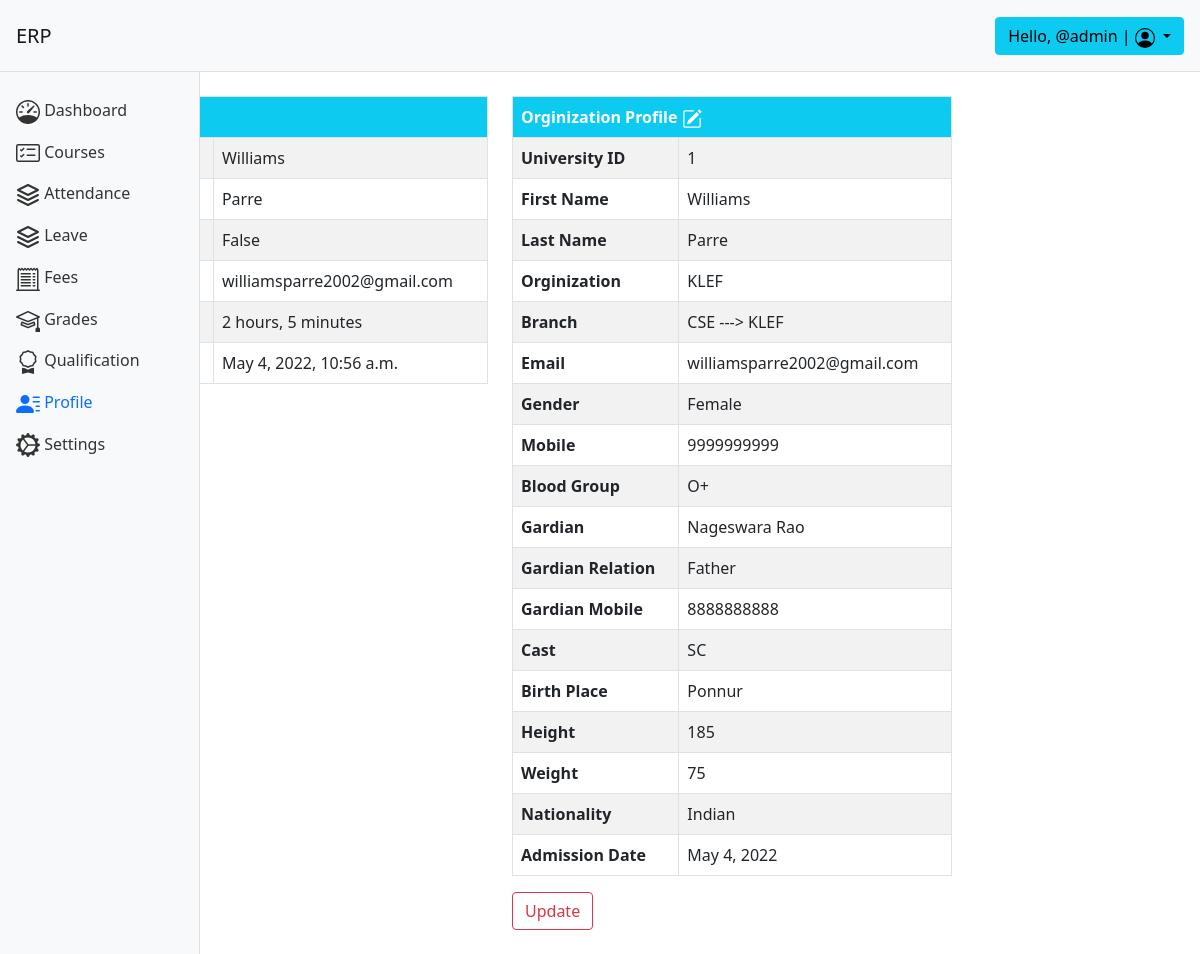
The page /user/profile/2/ (signed in) on the database its author committed.
### base/models.py (models this page shows, shortened)
class Student(models.Model):
    orginization = models.OneToOneField(Orginization, on_delete=models.CASCADE)
    branch = models.ForeignKey(
        Branch, on_delete=models.CASCADE)
    user = models.OneToOneField(User, on_delete=models.CASCADE)
    first_name = models.CharField(max_length=200)
    last_name = models.CharField(max_length=200)
    u_id = models.BigIntegerField()
    email = models.EmailField()
    gender = models.CharField(max_length=10, choices=[(
        'Male', 'Male'), ('Female', 'Female'), ('Others', 'Others')])
    profile_pic = models.ImageField(upload_to='base/templates/', blank=True)
    mobile = models.BigIntegerField()
    blood = models.CharField(max_length=5)
    parent_name = models.CharField(max_length=200)
    parent_mobile = models.BigIntegerField()
    relation = models.CharField(max_length=200)
    cast = models.CharField(max_length=20)
    birth_place = models.CharField(max_length=20)
    height = models.IntegerField()
    weight = models.IntegerField()
    nationality = models.CharField(max_length=40)
    admission_date = models.DateField()

class Orginization(models.Model):
    orginization_name = models.CharField(max_length=200, unique=True)
    owner = models.OneToOneField(
        User, on_delete=models.CASCADE, unique=True)
    email = models.EmailField(unique=True)
    def __str__(self):
        return self.orginization_name

class Branch(models.Model):
    orginization = models.OneToOneField(Orginization, on_delete=models.CASCADE)
    name = models.CharField(max_length=200)
    def __str__(self):
        return self.name+' ---> '+str(self.orginization)

### base/views.py (the view)
# urls.py: path('profile/<str:pk>/', views.user_profile, name='profile'),
@login_required(login_url='login')
def user_profile(request, pk):
    user = User.objects.get(id=pk)
    group = user.groups.all()[0].name
    print(group)
    profile = ''
    if group == 'admin':
        print('Hi you are admin')
    elif group == 'lecturer':
        if Lecturer.objects.all().count() > 0:
            profile = Lecturer.objects.get(user=user.id)
    elif group == 'student':
        if Student.objects.all().count() > 0:
            profile = Student.objects.get(user=user.id)
    elif group == 'non_teaching':
        profile = NonTeaching.objects.get(user=user.id)
    context = {'user': user, 'profile': profile}
    return render(request, 'base/profile.html', context)

### base/templates/base/profile.html (shortened to what this page needs)
{% extends 'base/home.html' %}
{% block content %}
<div class="container">
    <div class="row">
        <div class="col-sm">
            <table class="table  table-striped table-bordered table-hover rounded">
                <thead class="thead-light bg-info text-white">
                    <tr>
                        <th scope="col" colspan="2">User Profile
                            <a href="{% url 'update_profile' %}" style="color: white;align-self:right;">
                            </a>
                        </th>
                    </tr>
                </thead>
                <tbody>
                    <tr>
                        <th scope="row">First Name</th>
                        <td>{{user.first_name}}</td>
                    </tr>
                    <tr>
                        <th scope="row">Last Name</th>
                        <td>{{user.last_name}}</td>
                    </tr>
                    <tr>
                        <th scope="row">Staff</th>
                        <td>{{user.is_staff}}</td>
                    </tr>
                    <tr>
                        <th scope="row">Email</th>
                        <td>{{user.email}}</td>
                    </tr>
                    <tr>
                        <th scope="row">Last Login</th>
                        <td>{{user.last_login|timesince}}</td>
                    </tr>
                    <tr>
                        <th scope="row">Account Created</th>
                        <td>{{user.date_joined}}</td>
                    </tr>
                </tbody>
            </table>
            <a class="btn btn-outline-danger" href="{% url 'update_profile' %}">Update</a>
        </div>
        <div class="col-sm">
            <table class="table  table-striped table-bordered table-hover rounded">
                <thead class="thead-light bg-info text-white">
                    <tr>
                        <th scope="col" colspan="2">Orginization Profile
                            <a href="{% url 'update_org_profile' %}" style="color: white;align-self:right;">
                            </a>
                        </th>
                    </tr>
                </thead>
                <tbody>
                    <tr>
                        <th scope="row">University ID</th>
                        <td>{{profile.u_id}}{{profile.e_id}}{{profile.nt_e_id}}</td>
                    </tr>
                    <tr>
                        <th scope="row">First Name</th>
                        <td>{{profile.first_name}}</td>
                    </tr>
                    <tr>
                        <th scope="row">Last Name</th>
                        <td>{{profile.last_name}}</td>
                    </tr>
                    <tr>
                        <th scope="row">Orginization</th>
                        <td>{{profile.orginization}}</td>
                    </tr>
                    <tr>
                        <th scope="row">Branch</th>
                        <td>{{profile.branch}}</td>
                    </tr>
                    <tr>
                        <th scope="row">Email</th>
                        <td>{{profile.email}}</td>
                    </tr>
                    <tr>
                        <th scope="row">Gender</th>
                        <td>{{profile.gender}}</td>
                    </tr>
                    <tr>
                        <th scope="row">Mobile</th>
                        <td>{{profile.mobile}}</td>
                    </tr>
                    <tr>
                        <th scope="row">Blood Group</th>
                        <td>{{profile.blood}}</td>
                    </tr>
                    <tr>
                        <th scope="row">Gardian</th>
                        <td>{{profile.parent_name}}</td>
                    </tr>
                    <tr>
                        <th scope="row">Gardian Relation</th>
                        <td>{{profile.relation}}</td>
                    </tr>
                    <tr>
                        <th scope="row">Gardian Mobile</th>
                        <td>{{profile.parent_mobile}}</td>
                    </tr>
                    <tr>
                        <th scope="row">Cast</th>
                        <td>{{profile.cast}}</td>
                    </tr>
                    <tr>
                        <th scope="row">Birth Place</th>
                        <td>{{profile.birth_place}}</td>
                    </tr>
                    <tr>
                        <th scope="row">Height</th>
                        <td>{{profile.height}}</td>
                    </tr>
                    <tr>
                        <th scope="row">Weight</th>
                        <td>{{profile.weight}}</td>
                    </tr>
                    <tr>
                        <th scope="row">Nationality</th>
                        <td>{{profile.nationality}}</td>
                    </tr>
                    <tr>
                        <th scope="row">Admission Date</th>
                        <td>{{profile.admission_date}}</td>
                    </tr>
                </tbody>
            </table>
            <a class="btn btn-outline-danger" href="{% url 'update_org_profile' %}">Update</a>
        </div>
    </div>
</div>
{% endblock %}

### base/templates/base/home.html (shortened to what this page needs)
<!DOCTYPE html>
<html lang="en">
<head>
    <link rel="stylesheet" href="https://stackpath.bootstrapcdn.com/bootstrap/5.0.0-alpha1/css/bootstrap.min.css"
>
    <link rel="stylesheet" href="https://cdn.jsdelivr.net/chartist.js/latest/chartist.min.css">
</head>
<body>
    <nav class="navbar navbar-light bg-light p-3">
        <div class="d-flex col-12 col-md-3 col-lg-2 mb-2 mb-lg-0 flex-wrap flex-md-nowrap justify-content-between">
            <a class="navbar-brand" href="{% url 'dashboard' %}">
                ERP
            </a>
        </div>
        <div class="col-12 col-md-5 col-lg-8 d-flex align-items-center justify-content-md-end mt-3 mt-md-0">
            <div class="dropdown">
                <button class="btn btn-info dropdown-toggle" type="button" id="dropdownMenuButton"
                    data-toggle="dropdown" aria-expanded="false">
                    Hello, @{{request.user}} |
                </button>
            </div>
        </div>
    </nav>
    <div class="container-fluid">
        <div class="row">
            <nav id="sidebar" class="col-md-3 col-lg-2 d-md-block bg-light sidebar collapse">
                <div class="position-sticky">
                    <ul class="nav flex-column">
                        <li class="nav-item">
                            <a class="nav-link {% if request.path == '/user/dashboard/'%} active {% endif %}"
                                aria-current="page" href="{% url 'dashboard' %}">
                                <span class="ml-2">Dashboard</span>
                            </a>
                        </li>
                        <li class="nav-item">
                            <a class="nav-link {% if request.path == '/user/courses/'%} active {% endif %}"
                                href="{% url 'courses'%}">
                                <span class="ml-2">Courses</span>
                            </a>
                        </li>
                        <li class="nav-item">
                            <a class="nav-link {% if request.path == '/user/attendance/'%} active {% endif %}"
                                href="{% url 'attendance' %}">
                                <span class="ml-2">Attendance</span>
                            </a>
                        </li>
                        <li class="nav-item">
                            <a class="nav-link {% if request.path == '/user/leave/'%} active {% endif %}"
                                href="{% url 'leave' %}">
                                <span class="ml-2">Leave</span>
                            </a>
                        </li>
                        <li class="nav-item">
                            <a class="nav-link {% if request.path == '/user/fees/'%} active {% endif %}"
                                href="{% url 'fees' %}">
                                <span class="ml-2">Fees</span>
                            </a>
                        </li>
                        <li class="nav-item">
                            <a class="nav-link {% if request.path == '/user/grades/' %} active {% endif %}"
                                href="{% url 'grades' %}">
                                <span class="ml-2">Grades</span>
                            </a>
                        </li>
                        <li class="nav-item">
                            <a class="nav-link {% if request.path == '/user/qualification/'%} active {% endif %}"
                                href="{% url 'qualification' %}">
                                <span class="ml-2">Qualification</span>
                            </a>
                        </li>
                        <li class="nav-item">
                            <a class="nav-link {% if '/user/profile/' in  request.path %} active {% endif %}"
                                href="{% url 'profile' request.user.id %}">
                                <span class="ml-2">Profile</span>
                            </a>
                        </li>
                        <li class="nav-item">
                            <a class="nav-link {% if request.path == '/user/settings/'%} active {% endif %}"
                                href="{% url 'settings' %}">
                                <span class="ml-2">Settings</span>
                            </a>
                        </li>
                    </ul>
                </div>
            </nav>
            <main class="col-md-9 ml-sm-auto col-lg-10 px-md-4 py-4">
                {% block content %}
                {% endblock %}
            </main>
        </div>
    </div>
</body>
</html>

### base/templates/base/home.html (style rules this page uses)
.sidebar { position: fixed; top: 0; bottom: 0; left: 0; z-index: 100; padding: 90px 0 0; box-shadow: inset -1px 0 0 rgba(0, 0, 0, .1); z-index: 99; }
.navbar { box-shadow: inset 0 -1px 0 rgba(0, 0, 0, .1); }
@media (min-width: 767.98px) { .navbar { top: 0; position: sticky; z-index: 999; } }
.sidebar .nav-link { color: #333; }
.sidebar .nav-link.active { color: #0d6efd; }

### rows shown on the page
Student: u_id "1", first_name "Williams", last_name "Parre", orginization "KLEF", branch "CSE ---> KLEF", email "williamsparre2002@gmail.com", gender "Female", mobile "9999999999", blood "O+", parent_name "Nageswara Rao", relation "Father", parent_mobile "8888888888", cast "SC", birth_place "Ponnur", height "185", weight "75", nationality "Indian", admission_date "May 4, 2022"

### other values the page prints
{{ request.user }} "admin"
{{ user.first_name }} "Williams"
{{ user.last_name }} "Parre"
{{ user.is_staff }} "False"
{{ user.email }} "williamsparre2002@gmail.com"
{{ user.last_login|timesince }} "2 hours, 5 minutes"
{{ user.date_joined }} "May 4, 2022, 10:56 a.m."
